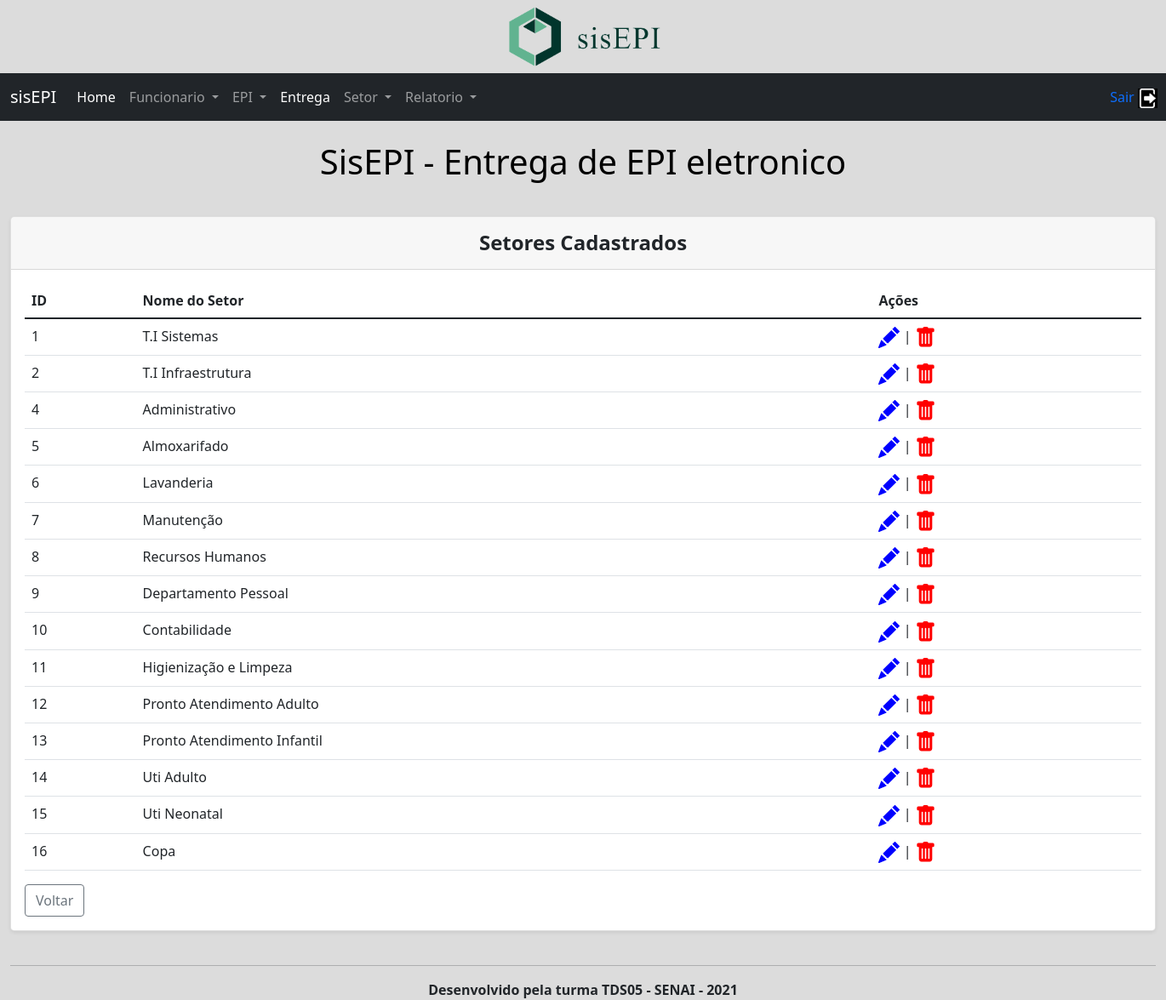
Page /visusetor.php on the committed database.
### tables this page shows
CREATE TABLE `setor` (
  `id` int(11) NOT NULL,
  `nome` varchar(100) NOT NULL
);

### visusetor.php (the view, shortened to what this page needs)
<!DOCTYPE html>
<html lang="pt-br">
<head>
    <link href="https://cdn.jsdelivr.net/npm/bootstrap@5.1.3/dist/css/bootstrap.min.css" rel="stylesheet">
</head>
<body>
    <img class="displayed" src="./imagens/logo4.PNG" width="15%" height="15%" />
    <header>
        <nav class="navbar navbar-expand-lg navbar-dark bg-dark">
            <div class="container-fluid">
                <a class="navbar-brand" href="dash.php">sisEPI</a>
                <div class="collapse navbar-collapse" id="navbarSupportedContent">
                    <ul class="navbar-nav me-auto mb-2 mb-lg-0">
                        <li class="nav-item">
                            <a class="nav-link active" aria-current="page" href="dash.php">Home</a>
                        </li>
                        <li class="nav-item dropdown">
                            <a class="nav-link dropdown-toggle" href="#" id="navbarDropdown" role="button" data-bs-toggle="dropdown" aria-expanded="false">
                                Funcionario
                            </a>
                        </li>
                        <li class="nav-item dropdown">
                            <a class="nav-link dropdown-toggle" href="#" id="navbarDropdown" role="button" data-bs-toggle="dropdown" aria-expanded="false">
                                EPI
                            </a>
                        </li>
                        <li class="nav-item">
                            <a class="nav-link active" aria-current="page" href="entrega.php">Entrega</a>
                        </li>
                        <li class="nav-item dropdown">
                            <a class="nav-link dropdown-toggle" href="#" id="navbarDropdown" role="button" data-bs-toggle="dropdown" aria-expanded="false">
                                Setor
                            </a>
                        </li>
                        <li class="nav-item dropdown">
                            <a class="nav-link dropdown-toggle" href="#" id="navbarDropdown" role="button" data-bs-toggle="dropdown" aria-expanded="false">
                                Relatorio
                            </a>
                        </li>
                        <li class="nav-item" id="sair">
                            <a href="sair.php" style="text-decoration:none">Sair&nbsp;<img src="imagens/logout.png" width="23" height="23"></a>
                        </li>
                    </ul>
                </div>
            </div>
        </nav>
    </header>
    <div class="container-fluid">
        <br>
        <center>
            <h1>
                <p class="text-black">SisEPI - Entrega de EPI eletronico</p>
            </h1>
        </center>
        <br>
        <section>
            <div class="row justify-content-center row-cols-1 row-cols-md-1 mb-2">
                <div class="col">
                    <div class="card mb-4 rounded-3 shadow-sm">
                        <div class="card-header py-3">
                            <h4 class="my-0 fw-normal text-center"><b>Setores Cadastrados</b></h4>
                        </div>
                        <div class="card-body">
                            <table class="table table-hover">
                                <thead>
                                    <tr>
                                        <th scope="col">ID</th>
                                        <th scope="col">Nome do Setor</th>
                                        <th scope="col">Ações</th>
                                    </tr>
                                </thead>
                                <tbody>
                                    <?php
                                    include 'conecta.php';
                                    $pesquisa = mysqli_query($conn, "SELECT * FROM setor");
                                    $row = mysqli_num_rows($pesquisa);
                                    if ($row > 0) {
                                        while ($registro = $pesquisa->fetch_array()) {
                                            echo '<tr>';
                                            echo '<td>' . $registro['id'] . '</td>';
                                            echo '<td>' . $registro['nome'] . '</td>';
                                            echo '<td><a href="editasetor.php?id=' . $registro['id'] . '"><svg xmlns="http://www.w3.org/2000/svg" width="25" height="25" fill="blue" class="bi bi-pencil-fill" viewBox="0 0 16 16">
                                            <path d="M12.854.146a.5.5 0 0 0-.707 0L10.5 1.793 14.207 5.5l1.647-1.646a.5.5 0 0 0 0-.708l-3-3zm.646 6.061L9.793 2.5 3.293 9H3.5a.5.5 0 0 1 .5.5v.5h.5a.5.5 0 0 1 .5.5v.5h.5a.5.5 0 0 1 .5.5v.5h.5a.5.5 0 0 1 .5.5v.207l6.5-6.5zm-7.468 7.468A.5.5 0 0 1 6 13.5V13h-.5a.5.5 0 0 1-.5-.5V12h-.5a.5.5 0 0 1-.5-.5V11h-.5a.5.5 0 0 1-.5-.5V10h-.5a.499.499 0 0 1-.175-.032l-.179.178a.5.5 0 0 0-.11.168l-2 5a.5.5 0 0 0 .65.65l5-2a.5.5 0 0 0 .168-.11l.178-.178z"/>
                                          </svg></a> | <a href="excluisetor.php?id=' . $registro['id'] . '"><svg xmlns="http://www.w3.org/2000/svg" width="25" height="25" fill="red" class="bi bi-trash-fill" viewBox="0 0 16 16">
                                            <path d="M2.5 1a1 1 0 0 0-1 1v1a1 1 0 0 0 1 1H3v9a2 2 0 0 0 2 2h6a2 2 0 0 0 2-2V4h.5a1 1 0 0 0 1-1V2a1 1 0 0 0-1-1H10a1 1 0 0 0-1-1H7a1 1 0 0 0-1 1H2.5zm3 4a.5.5 0 0 1 .5.5v7a.5.5 0 0 1-1 0v-7a.5.5 0 0 1 .5-.5zM8 5a.5.5 0 0 1 .5.5v7a.5.5 0 0 1-1 0v-7A.5.5 0 0 1 8 5zm3 .5v7a.5.5 0 0 1-1 0v-7a.5.5 0 0 1 1 0z"/>
                                          </svg></a></td>';
                                            echo '</tr>';
                                        }
                                        echo '</tbody>';
                                        echo '</table>';
                                    } else {
                                        echo "Não há registros para listar!";
                                        echo '</tbody>';
                                        echo '</table>';
                                    }
                                    ?>
                            <a href="dash.php"><button type="button" class="btn btn-outline-secondary">Voltar</button></a>
                        </div>
                    </div>
        </section>
        <footer>
            <hr />
            <center><b>Desenvolvido pela turma TDS05 - SENAI - 2021</b></center>
        </footer>
</body>
</html>

### visusetor.php (style rules this page uses)
body { background-color: #DCDCDC; }
IMG.displayed { display: block; margin-left: auto; margin-right: auto }
#sair { margin-left: 46em; padding-top: .5em; }

### rows in the picture
setor: id "1", nome "T.I Sistemas"
setor: id "2", nome "T.I Infraestrutura"
setor: id "4", nome "Administrativo"
setor: id "5", nome "Almoxarifado"
setor: id "6", nome "Lavanderia"
setor: id "7", nome "Manutenção"
setor: id "8", nome "Recursos Humanos"
setor: id "9", nome "Departamento Pessoal"
setor: id "10", nome "Contabilidade"
setor: id "11", nome "Higienização e Limpeza"
setor: id "12", nome "Pronto Atendimento Adulto"
setor: id "13", nome "Pronto Atendimento Infantil"
setor: id "14", nome "Uti Adulto"
setor: id "15", nome "Uti Neonatal"
setor: id "16", nome "Copa"
